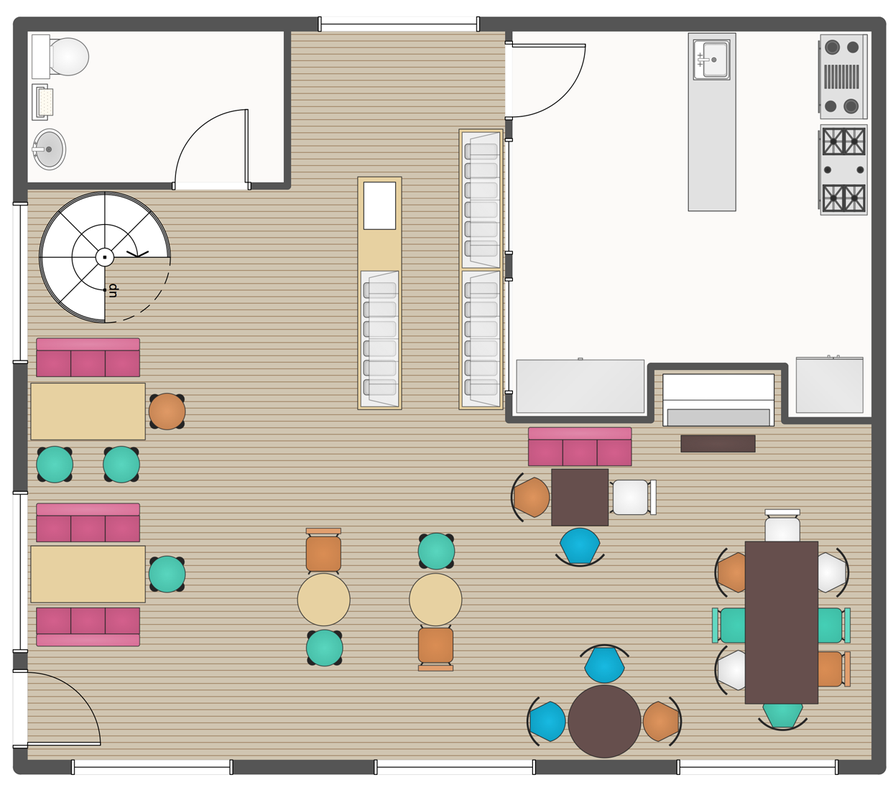
#> input picture Initialization wizard/images/floor_plan4.png, 893 x 790 px, shrunk from 1243 x 1100 before the run, found by its file name
$ python test.py
#> lines starting #> are read from the running program, lines starting #| are printed output that depends on the picture
from PIL import Image, ImageEnhance, ImageOps
import os
path = os.getcwd()

image_path = os.path.join(path, "images")
print(image_path)

image_file = os.path.join(image_path, "floor_plan4.png")

img = Image.open(image_file)
#> img is the input picture: PIL image 893x790 RGBA; mean R, G, B, A 205, 196.6, 185.3, 254.9
img = img.convert("RGBA")
enhancer = ImageEnhance.Contrast(img)
img = enhancer.enhance(10)
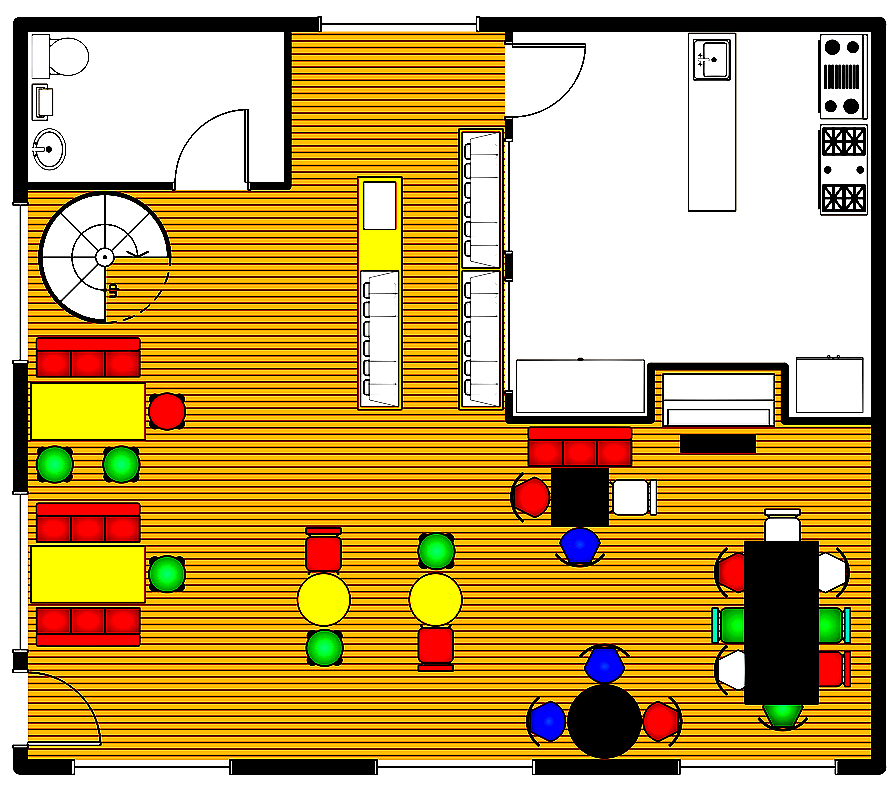
#> img: PIL image 893x790 RGBA; mean R, G, B, A 196.9, 164.7, 96.4, 254.9; transparent parts drawn white
enhancer = ImageEnhance.Sharpness(img)
img = enhancer.enhance(10)
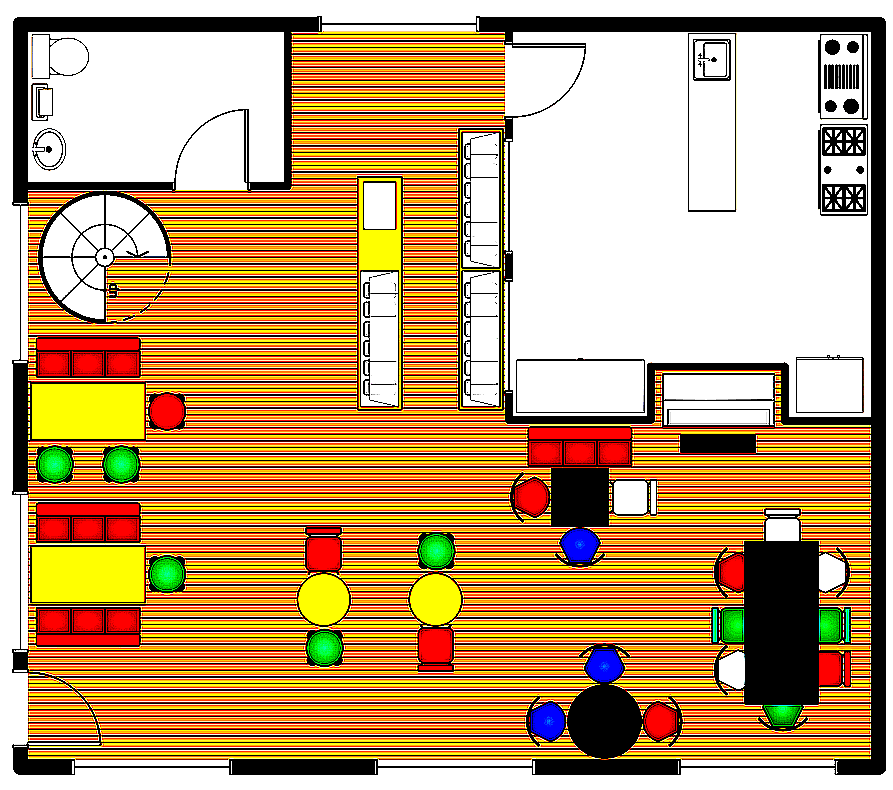
#> img: PIL image 893x790 RGBA; mean R, G, B, A 195, 159.6, 112.1, 254.9; transparent parts drawn white

img.show()

datas = img.getdata()

newData = []
for item in datas:
    if item[0] < 5 and item[1] < 5 and item[2] < 5 and item[3] != 0:
        newData.append((0,0,0,255))
    else:
        newData.append((255, 255, 255, 0))
#> this loop made 705470 passes
#> item on passes 1 to 3: (255, 255, 255, 235), (255, 255, 255, 246), (255, 255, 255, 243)
#> after the loop, newData = 705470 items


img.putdata(newData)
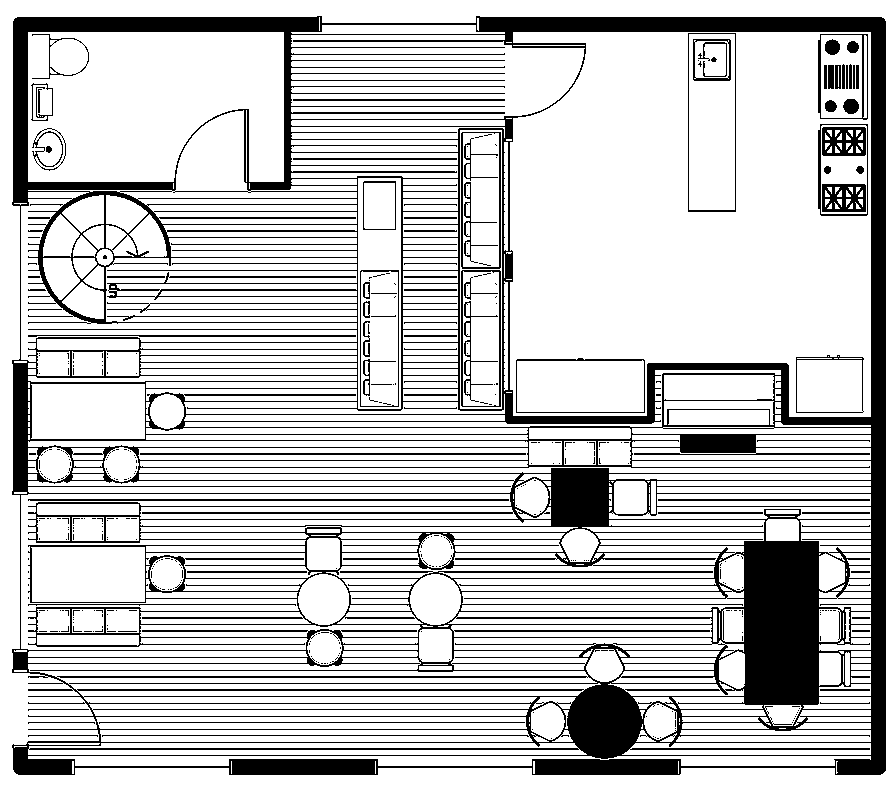
#> img: PIL image 893x790 RGBA; mean R, G, B, A 201.1, 201.1, 201.1, 53.9; transparent parts drawn white
new_image_file = os.path.join(image_path, "image_edited4.png")
print(new_image_file)
img.save(new_image_file,"PNG")

$ run again, with Initialization wizard/images/floor_plan1.png copied over Initialization wizard/images/floor_plan4.png
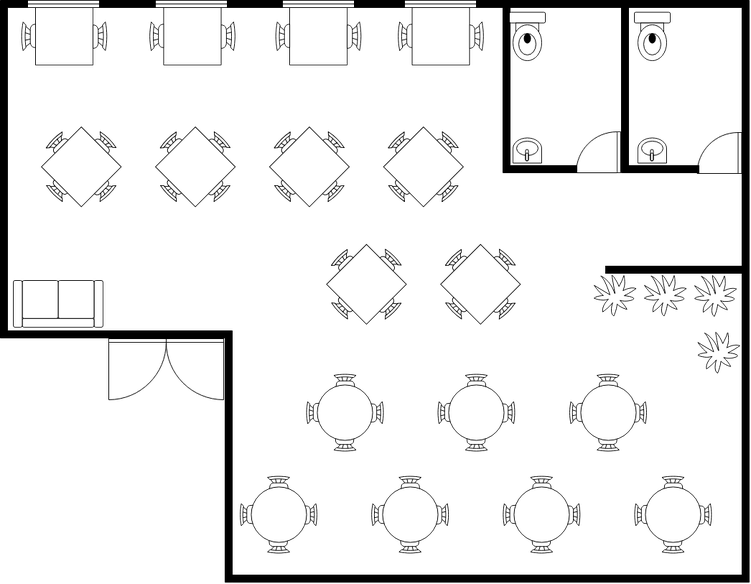
#> input picture Initialization wizard/images/floor_plan1.png, 751 x 584 px, shrunk from 1046 x 813 before the run, found by its file name
#> img is the input picture: PIL image 751x584 RGBA; mean R, G, B, A 39, 39, 39, 57
#> `img = enhancer.enhance(10)`:
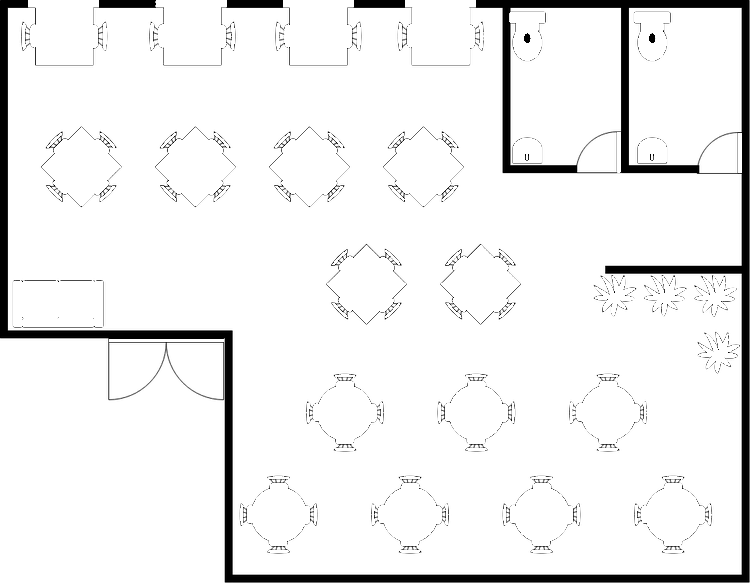
#> img: PIL image 751x584 RGBA; mean R, G, B, A 42.2, 42.2, 42.2, 57; transparent parts drawn white
#> the loop `for item in datas:` made 438584 passes
#> item on passes 1 to 3: (0, 0, 0, 230), (0, 0, 0, 255), (0, 0, 0, 254)
#> after the loop `for item in datas:`: newData = 438584 items
#> `img.putdata(newData)`:
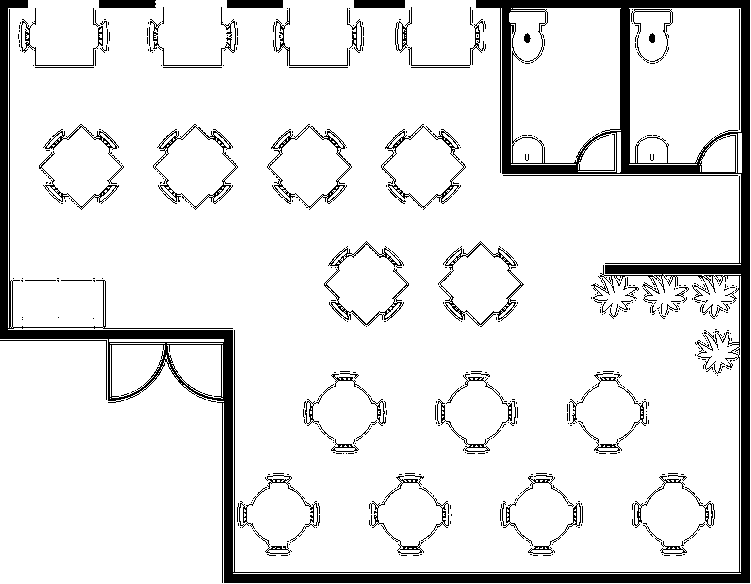
#> img: PIL image 751x584 RGBA; mean R, G, B, A 229, 229, 229, 26; transparent parts drawn white

$ run again, with Initialization wizard/images/floor_plan2.png copied over Initialization wizard/images/floor_plan4.png
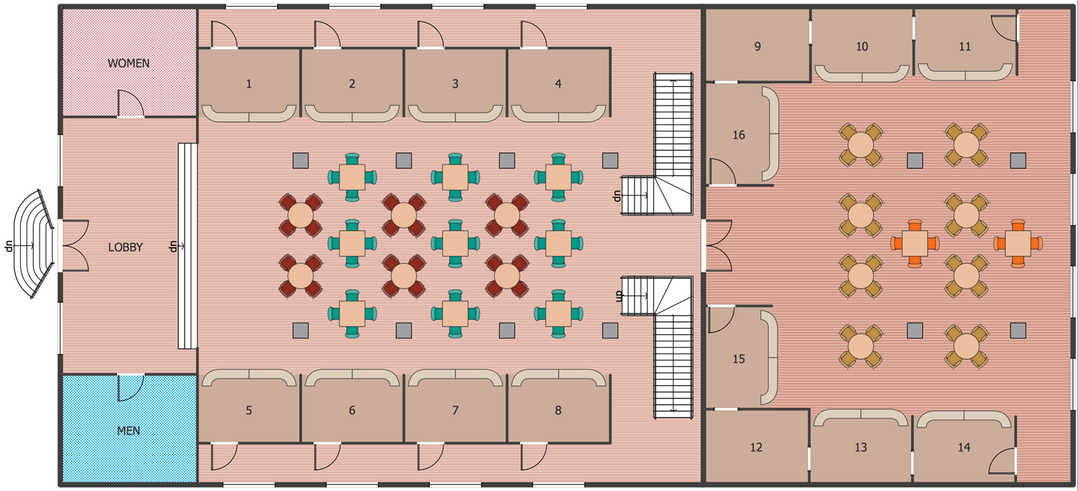
#> input picture Initialization wizard/images/floor_plan2.png, 1078 x 491 px, shrunk from 1500 x 683 before the run, found by its file name
#> img is the input picture: PIL image 1078x491 RGBA; mean R, G, B, A 206.7, 176.9, 165.7, 254.9
#> `img = enhancer.enhance(10)`:
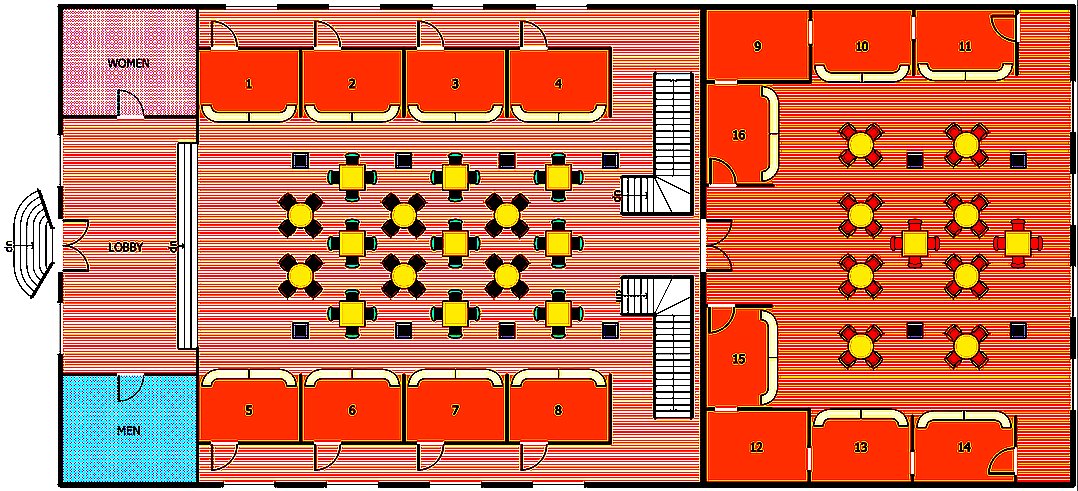
#> img: PIL image 1078x491 RGBA; mean R, G, B, A 222.2, 119.1, 88.8, 254.9; transparent parts drawn white
#> the loop `for item in datas:` made 529298 passes
#> item on passes 1 to 3: (255, 255, 255, 234), (255, 255, 255, 246), (255, 255, 255, 243)
#> after the loop `for item in datas:`: newData = 529298 items
#> `img.putdata(newData)`:
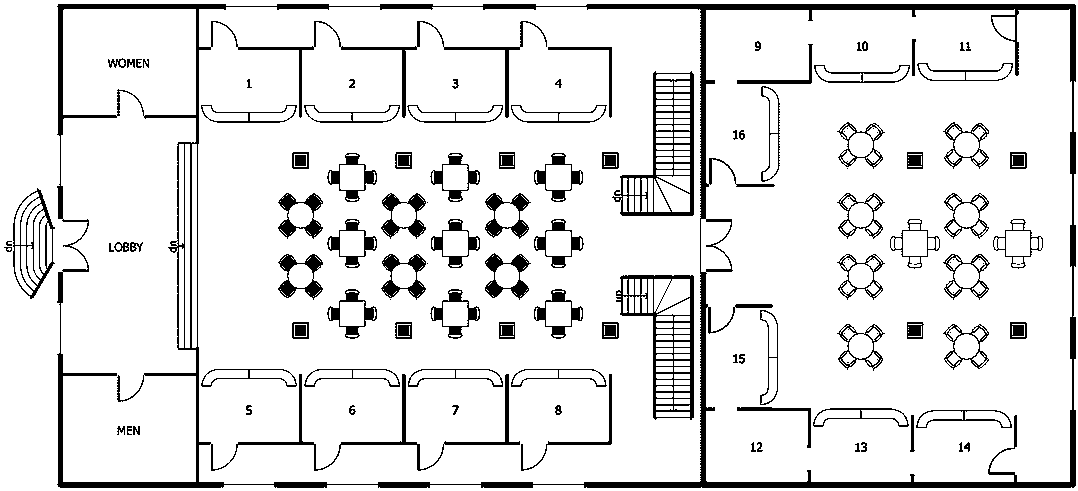
#> img: PIL image 1078x491 RGBA; mean R, G, B, A 228.2, 228.2, 228.2, 26.8; transparent parts drawn white
